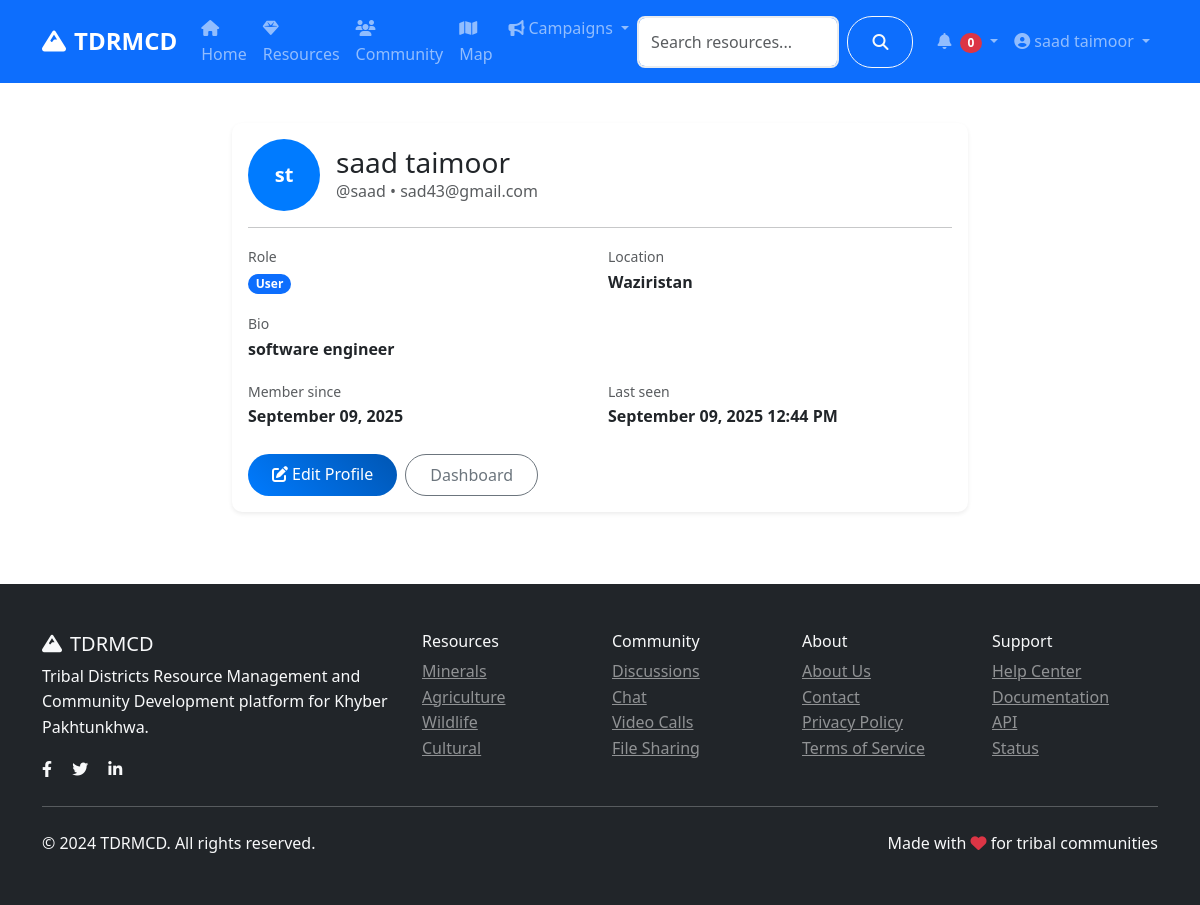
Before: /auth/profile (signed in) with the older database file.
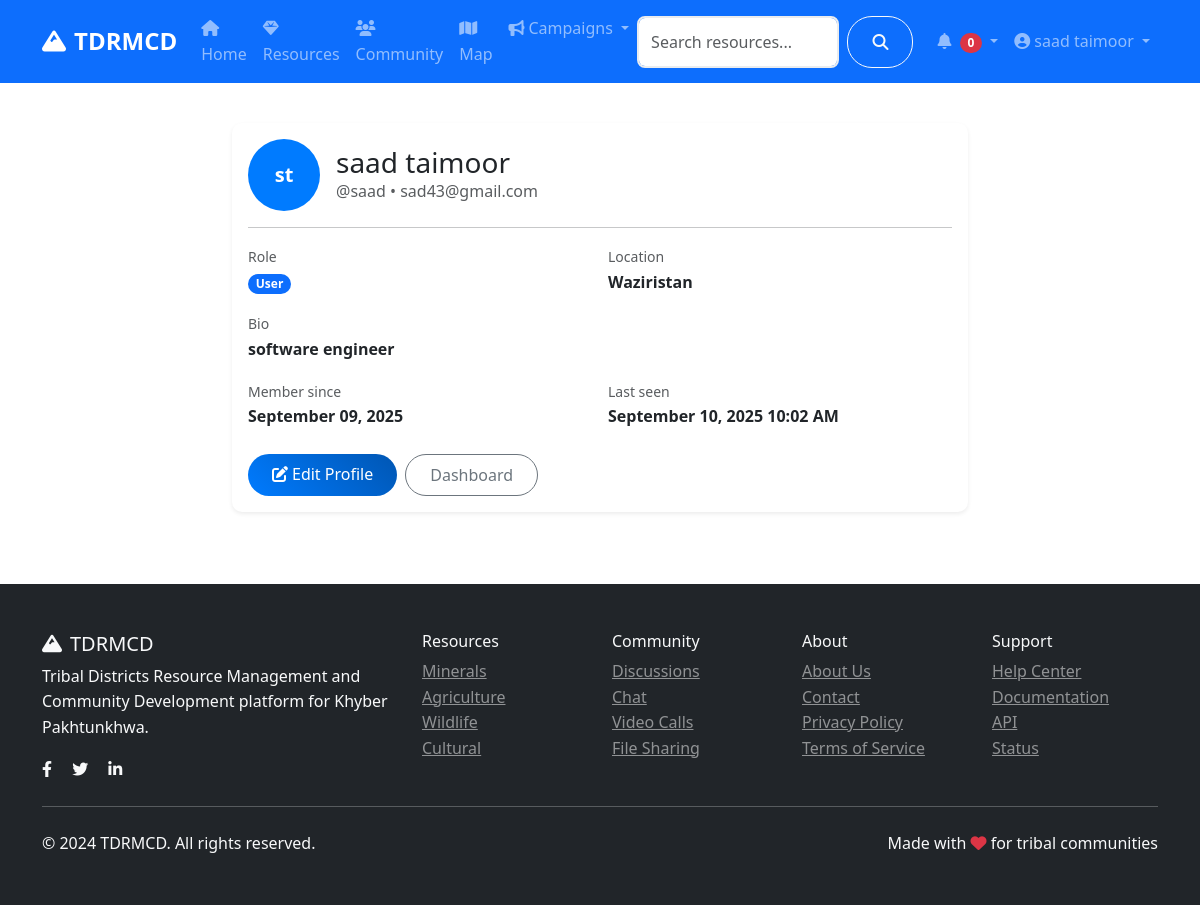
After: the same page with the newer database file.
### models.py (models this page shows, shortened)
class User(UserMixin, db.Model):
    id = db.Column(db.Integer, primary_key=True)
    username = db.Column(db.String(80), unique=True, nullable=False)
    email = db.Column(db.String(120), unique=True, nullable=False)
    password_hash = db.Column(db.String(120), nullable=False)
    first_name = db.Column(db.String(50), nullable=False)
    last_name = db.Column(db.String(50), nullable=False)
    role = db.Column(db.String(20), default='user')  # user, admin, researcher
    location = db.Column(db.String(100))
    bio = db.Column(db.Text)
    avatar = db.Column(db.String(200), default='default.jpg')
    is_active = db.Column(db.Boolean, default=True)
    created_at = db.Column(db.DateTime, default=datetime.utcnow)
    last_seen = db.Column(db.DateTime, default=datetime.utcnow)
    resources = db.relationship('Resource', backref='author', lazy='dynamic')
    posts = db.relationship('CommunityPost', backref='author', lazy='dynamic')
    chat_messages = db.relationship('ChatMessage', backref='sender', lazy='dynamic')
    file_submissions = db.relationship(
        'FileSubmission',
        foreign_keys='FileSubmission.submitter_id',
        backref='submitter',
        lazy='dynamic'
    )
    reviewed_submissions = db.relationship(
        'FileSubmission',
        foreign_keys='FileSubmission.reviewed_by',
        backref='reviewer_user',
        lazy='dynamic'
    )
    notifications = db.relationship('Notification', backref='user', lazy='dynamic')
    def get_full_name(self):
        return f"{self.first_name} {self.last_name}"
    def is_admin(self):
        return self.role == 'admin'

### routes/auth.py (the view)
@auth_bp.route('/profile')
@login_required
def profile():
    return render_template('auth/profile.html', user=current_user)

### app.py (called while the page is built)
@login_manager.user_loader
def load_user(user_id):
    return User.query.get(int(user_id))

### templates/auth/profile.html (shortened to what this page needs)
{% extends "base.html" %}
{% block content %}
<div class="container py-4">
    <div class="row justify-content-center">
        <div class="col-lg-8">
            <div class="card shadow-sm">
                <div class="card-body">
                    <div class="d-flex align-items-center mb-3">
                        <div class="avatar me-3" style="width:72px;height:72px;font-size:1.25rem;">
                            {{ user.first_name[0] }}{{ user.last_name[0] }}
                        </div>
                        <div>
                            <h3 class="mb-0">{{ user.get_full_name() }}</h3>
                            <div class="text-muted">@{{ user.username }} • {{ user.email }}</div>
                        </div>
                    </div>
                    <hr>
                    <div class="row g-3">
                        <div class="col-md-6">
                            <label class="text-muted small">Role</label>
                            <div class="fw-semibold"><span class="badge bg-primary">{{ user.role.title() }}</span></div>
                        </div>
                        <div class="col-md-6">
                            <label class="text-muted small">Location</label>
                            <div class="fw-semibold">{{ user.location or '—' }}</div>
                        </div>
                        <div class="col-12">
                            <label class="text-muted small">Bio</label>
                            <div class="fw-semibold">{{ user.bio or 'No bio yet.' }}</div>
                        </div>
                        <div class="col-md-6">
                            <label class="text-muted small">Member since</label>
                            <div class="fw-semibold">{{ user.created_at.strftime('%B %d, %Y') }}</div>
                        </div>
                        <div class="col-md-6">
                            <label class="text-muted small">Last seen</label>
                            <div class="fw-semibold">{{ user.last_seen.strftime('%B %d, %Y %I:%M %p') }}</div>
                        </div>
                    </div>
                    <div class="mt-4 d-flex gap-2">
                        <a class="btn btn-primary" href="{{ url_for('auth.edit_profile') }}"><i class="fas fa-edit me-1"></i>Edit Profile</a>
                        <a class="btn btn-outline-secondary" href="{{ url_for('main.dashboard') }}">Dashboard</a>
                    </div>
                </div>
            </div>
        </div>
    </div>
</div>
{% endblock %}

### templates/base.html (shortened to what this page needs)
<!DOCTYPE html>
<html lang="en">
<head>
    <link href="https://cdn.jsdelivr.net/npm/bootstrap@5.3.0/dist/css/bootstrap.min.css" rel="stylesheet">
    <link rel="stylesheet" href="https://cdnjs.cloudflare.com/ajax/libs/font-awesome/6.4.0/css/all.min.css">
    <link rel="stylesheet" href="https://unpkg.com/leaflet@1.9.4/dist/leaflet.css">
    <link rel="stylesheet" href="{{ url_for('static', filename='css/style.css') }}">
</head>
<body>
    <nav class="navbar navbar-expand-lg navbar-dark bg-primary sticky-top">
        <div class="container">
            <a class="navbar-brand fw-bold" href="{{ url_for('main.index') }}">
                <i class="fas fa-mountain me-2"></i>TDRMCD
            </a>
            <div class="collapse navbar-collapse" id="navbarNav">
                <ul class="navbar-nav me-auto">
                    <li class="nav-item">
                        <a class="nav-link" href="{{ url_for('main.index') }}">
                            <i class="fas fa-home me-1"></i>Home
                        </a>
                    </li>
                    <li class="nav-item">
                        <a class="nav-link" href="{{ url_for('resources.index') }}">
                            <i class="fas fa-gem me-1"></i>Resources
                        </a>
                    </li>
                    <li class="nav-item">
                        <a class="nav-link" href="{{ url_for('community.index') }}">
                            <i class="fas fa-users me-1"></i>Community
                        </a>
                    </li>
                    <li class="nav-item">
                        <a class="nav-link" href="{{ url_for('main.map_view') }}">
                            <i class="fas fa-map me-1"></i>Map
                        </a>
                    </li>
                    <li class="nav-item dropdown">
                        <a class="nav-link dropdown-toggle" href="#" role="button" data-bs-toggle="dropdown">
                            <i class="fas fa-bullhorn me-1"></i>Campaigns
                        </a>
                    </li>
                </ul>
                <form class="d-flex me-3" action="{{ url_for('main.search') }}" method="GET">
                    <input class="form-control me-2" type="search" name="q" placeholder="Search resources..." value="{{ request.args.get('q', '') }}">
                    <button class="btn btn-outline-light" type="submit">
                        <i class="fas fa-search"></i>
                    </button>
                </form>
                <ul class="navbar-nav">
                    {% if current_user.is_authenticated %}
                        <li class="nav-item dropdown">
                            <a class="nav-link dropdown-toggle" href="#" role="button" data-bs-toggle="dropdown">
                                <i class="fas fa-bell me-1"></i>
                                <span id="notification-count" class="badge bg-danger">0</span>
                            </a>
                        </li>
                        <li class="nav-item dropdown">
                            <a class="nav-link dropdown-toggle" href="#" role="button" data-bs-toggle="dropdown">
                                <i class="fas fa-user-circle me-1"></i>{{ current_user.get_full_name() }}
                            </a>
                        </li>
                    {% endif %}
                </ul>
            </div>
        </div>
    </nav>
    <main>
        {% block content %}{% endblock %}
    </main>
    <footer class="bg-dark text-light py-5 mt-5">
        <div class="container">
            <div class="row">
                <div class="col-md-4">
                    <h5><i class="fas fa-mountain me-2"></i>TDRMCD</h5>
                    <p>Tribal Districts Resource Management and Community Development platform for Khyber Pakhtunkhwa.</p>
                    <div class="social-links">
                        <a href="#" class="text-light me-3"><i class="fab fa-facebook-f"></i></a>
                        <a href="#" class="text-light me-3"><i class="fab fa-twitter"></i></a>
                        <a href="#" class="text-light me-3"><i class="fab fa-linkedin-in"></i></a>
                    </div>
                </div>
                <div class="col-md-2">
                    <h6>Resources</h6>
                    <ul class="list-unstyled">
                        <li><a href="{{ url_for('resources.by_category', category='minerals') }}" class="text-light-50">Minerals</a></li>
                        <li><a href="{{ url_for('resources.by_category', category='agriculture') }}" class="text-light-50">Agriculture</a></li>
                        <li><a href="{{ url_for('resources.by_category', category='wildlife') }}" class="text-light-50">Wildlife</a></li>
                        <li><a href="{{ url_for('resources.by_category', category='cultural') }}" class="text-light-50">Cultural</a></li>
                    </ul>
                </div>
                <div class="col-md-2">
                    <h6>Community</h6>
                    <ul class="list-unstyled">
                        <li><a href="{{ url_for('community.index') }}" class="text-light-50">Discussions</a></li>
                        <li><a href="{{ url_for('community.chat') }}" class="text-light-50">Chat</a></li>
                        <li><a href="{{ url_for('community.video_calls') }}" class="text-light-50">Video Calls</a></li>
                        <li><a href="{{ url_for('community.files') }}" class="text-light-50">File Sharing</a></li>
                    </ul>
                </div>
                <div class="col-md-2">
                    <h6>About</h6>
                    <ul class="list-unstyled">
                        <li><a href="{{ url_for('main.about') }}" class="text-light-50">About Us</a></li>
                        <li><a href="{{ url_for('main.contact') }}" class="text-light-50">Contact</a></li>
                        <li><a href="#" class="text-light-50">Privacy Policy</a></li>
                        <li><a href="#" class="text-light-50">Terms of Service</a></li>
                    </ul>
                </div>
                <div class="col-md-2">
                    <h6>Support</h6>
                    <ul class="list-unstyled">
                        <li><a href="#" class="text-light-50">Help Center</a></li>
                        <li><a href="#" class="text-light-50">Documentation</a></li>
                        <li><a href="#" class="text-light-50">API</a></li>
                        <li><a href="#" class="text-light-50">Status</a></li>
                    </ul>
                </div>
            </div>
            <hr class="my-4">
            <div class="row align-items-center">
                <div class="col-md-6">
                    <p class="mb-0">&copy; 2024 TDRMCD. All rights reserved.</p>
                </div>
                <div class="col-md-6 text-md-end">
                    <p class="mb-0">Made with <i class="fas fa-heart text-danger"></i> for tribal communities</p>
                </div>
            </div>
        </div>
    </footer>
</body>
</html>

### static/css/style.css (style rules this page uses)
:root { --primary-color: #007bff; --secondary-color: #6c757d; --success-color: #28a745; --info-color: #17a2b8; --warning-color: #ffc107; --danger-color: #dc3545; --light-color: #f8f9fa; --dark-color: #343a40; }
body { font-family: 'Segoe UI', Tahoma, Geneva, Verdana, sans-serif; line-height: 1.6; }
.navbar-brand { font-size: 1.5rem; font-weight: 700; }
.card { border: none; border-radius: 10px; transition: all 0.3s ease; }
.btn { border-radius: 25px; padding: 0.5rem 1.5rem; font-weight: 500; transition: all 0.3s ease; cursor: pointer; }
.btn-primary { background: linear-gradient(45deg, var(--primary-color), #0056b3); border: none; }
.form-control { border-radius: 8px; border: 2px solid #e9ecef; padding: 0.75rem; transition: all 0.3s ease; }
.badge { font-size: 0.75rem; padding: 0.35em 0.65em; border-radius: 15px; }
.avatar { width: 40px; height: 40px; background: var(--primary-color); color: white; border-radius: 50%; display: flex; align-items: center; justify-content: center; font-weight: 600; font-size: 0.875rem; }
.text-light-50 { color: rgba(255, 255, 255, 0.5) !important; }

Changed rows visible on the page:
changed User "saad taimoor": last_seen "September 09, 2025 12:44 PM" → "September 10, 2025 10:02 AM"
